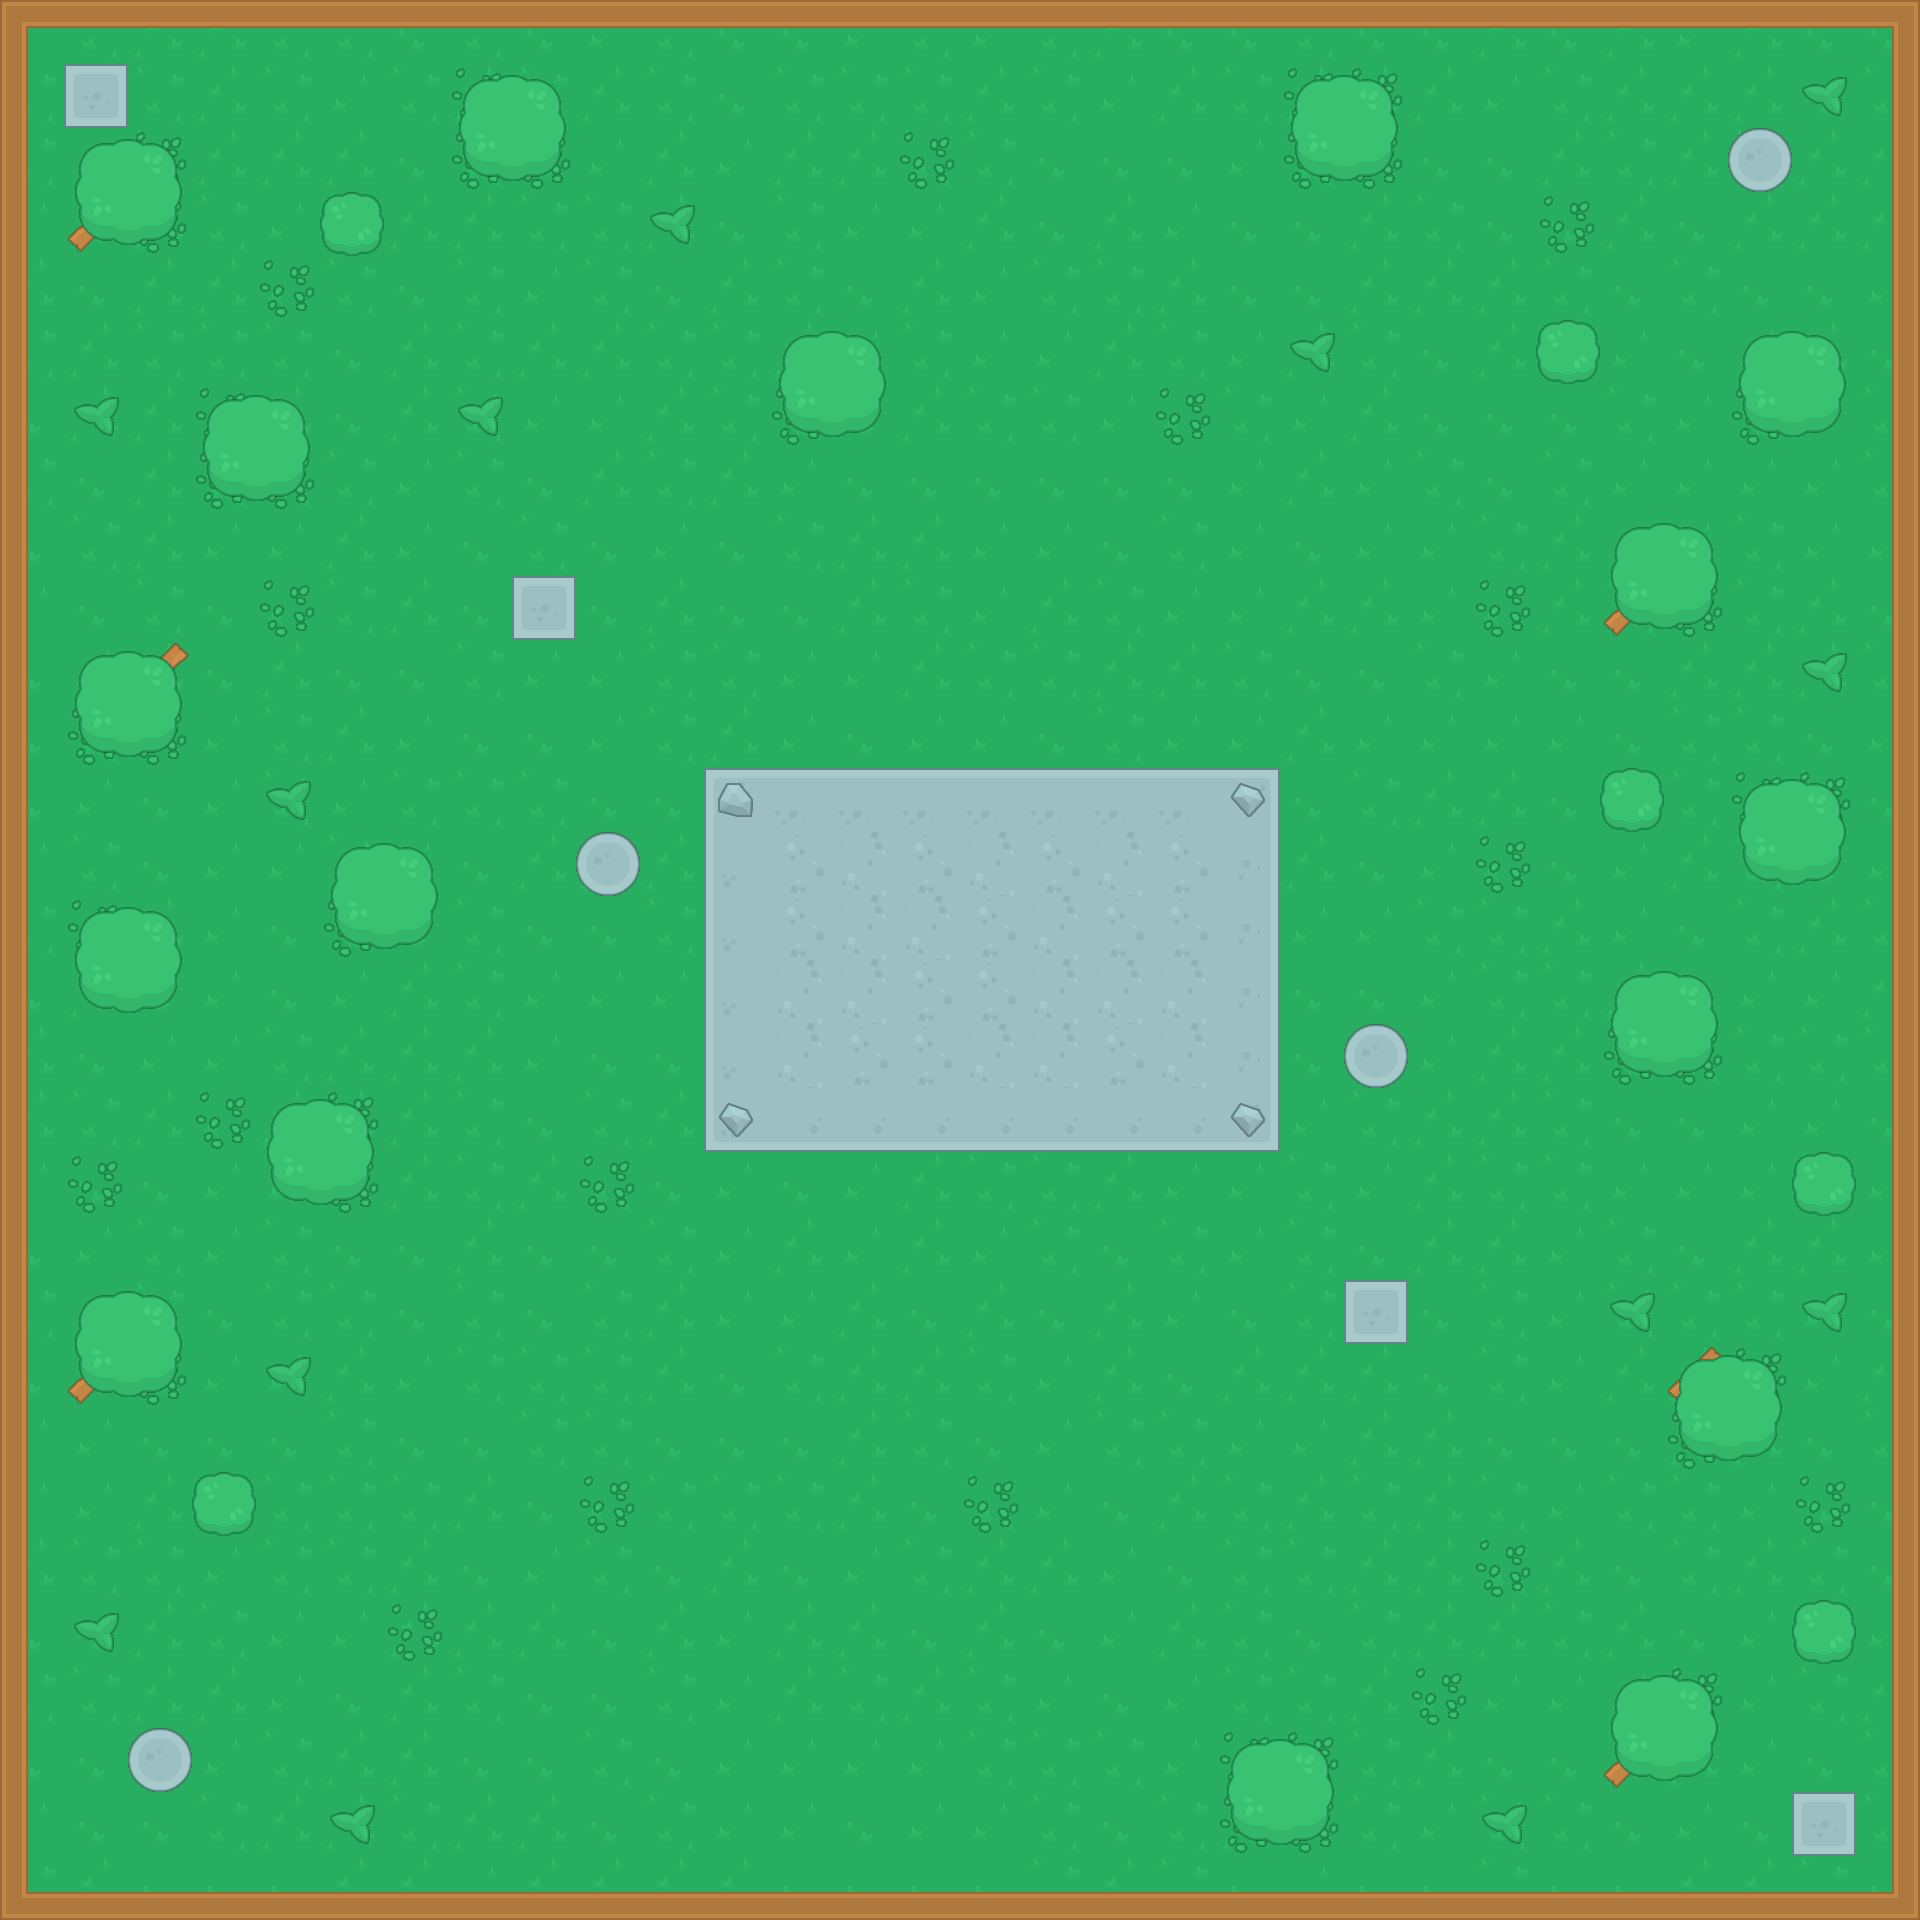

A 2D game scene composited from a Tiled map and its tileset images. What follows is a short description and the map's XML, with each tile layer's data collapsed to a summary:
An orthogonal 30x30 tile map with 64x64 px tiles, 4 tile layers (Background, Details, Buildings, Overlay) and 36 objects (25x Static, 5x Consumable, 4x Weapon, PlayerSpawn, BotSpawn).

<map version="1.0" tiledversion="1.0.3" orientation="orthogonal" renderorder="right-down" width="30" height="30" tilewidth="64" tileheight="64" nextobjectid="137">
 <tileset firstgid="1" source="tilesheet.tsx" />
 <layer name="Background" width="30" height="30">
  <data>[900 cells, 900 non-empty, 14 distinct tile ids]</data>
 </layer>
 <layer name="Details" width="30" height="30">
  <data>[900 cells, 76 non-empty, 5 distinct tile ids]</data>
 </layer>
 <layer name="Buildings" width="30" height="30">
  <data>[900 cells, 120 non-empty, 10 distinct tile ids]</data>
 </layer>
 <layer name="Overlay" width="30" height="30">
  <data>[900 cells, 74 non-empty, 5 distinct tile ids]</data>
 </layer>
 <objectgroup name="Structures">
  <object id="51" type="Static" x="0" y="0" width="26.6667" height="1920" />
  <object id="52" type="Static" x="0" y="0" width="1920" height="28" />
  <object id="53" type="Static" x="1890.67" y="0" width="29.3333" height="1920" />
  <object id="55" type="Static" x="0" y="1890.67" width="1920" height="29.3333" />
  <object id="60" type="Static" x="717.636" y="1101.64" width="37.2727" height="37.0909" />
  <object id="61" type="Static" x="716.545" y="782.545" width="38.7273" height="36.9091" />
  <object id="64" type="Static" x="1228.36" y="780.727" width="37.8182" height="38" />
  <object id="66" type="Static" x="1229.27" y="1099.27" width="36.5455" height="39.6364" />
  <object id="67" type="Static" x="496.182" y="113.636" width="28.8182" height="26.4545" />
  <object id="68" type="Static" x="113.727" y="177" width="30" height="28" />
  <object id="73" type="Static" x="240.091" y="434.182" width="27.3636" height="26.7273" />
  <object id="75" type="Static" x="111" y="690" width="29.5" height="29.5" />
  <object id="76" type="Static" x="370" y="881.5" width="27.5" height="27.5" />
  <object id="77" type="Static" x="113.5" y="945.5" width="30" height="29" />
  <object id="79" type="Static" x="304.667" y="1138" width="29.6667" height="27" />
  <object id="80" type="Static" x="114" y="1329" width="28" height="27" />
  <object id="85" type="Static" x="1267" y="1779.5" width="26" height="24" />
  <object id="89" type="Static" x="1651" y="1716" width="26.5" height="24" />
  <object id="99" type="Static" x="1715.5" y="1396" width="25.5" height="23.5" />
  <object id="101" type="Static" x="1650" y="1011.5" width="28" height="25.5" />
  <object id="102" type="Static" x="1781" y="819" width="24.5" height="24" />
  <object id="105" type="Static" x="1652.5" y="565.5" width="23.5" height="22.5" />
  <object id="106" type="Static" x="1780" y="370.5" width="24.5" height="24" />
  <object id="108" type="Static" x="1332" y="116" width="24" height="23.5" />
  <object id="109" type="Static" x="817.667" y="370.667" width="27.6667" height="25" />
 </objectgroup>
 <objectgroup name="Pickups">
  <object id="14" name="health" type="Consumable" x="522" y="585.5" width="45" height="45">
   <properties>
    <property name="amount" type="int" value="10" />
   </properties>
  </object>
  <object id="23" name="shotgun" type="Weapon" x="137.273" y="1737.09" width="45" height="45">
   <properties>
    <property name="bullets" type="int" value="6" />
    <property name="capacity" type="int" value="16" />
    <property name="cooldown" type="float" value="1" />
    <property name="damage" type="int" value="1" />
    <property name="knockback" type="float" value="8" />
    <property name="speed" type="float" value="30" />
    <property name="spread" type="float" value="18" />
   </properties>
  </object>
  <object id="37" name="health" type="Consumable" x="1353.17" y="1288.83" width="45" height="45">
   <properties>
    <property name="amount" type="int" value="10" />
   </properties>
  </object>
  <object id="115" name="damage" type="Consumable" x="969" y="938.167" width="45" height="45">
   <properties>
    <property name="amount" type="float" value="2" />
   </properties>
  </object>
  <object id="117" name="armor" type="Consumable" x="1800.67" y="1800.67" width="45" height="45">
   <properties>
    <property name="amount" type="int" value="10" />
   </properties>
  </object>
  <object id="118" name="armor" type="Consumable" x="74" y="73.4545" width="43.2727" height="44.7273">
   <properties>
    <property name="amount" type="int" value="10" />
   </properties>
  </object>
  <object id="119" name="rifle" type="Weapon" x="585.273" y="840.909" width="45" height="45">
   <properties>
    <property name="bullets" type="int" value="2" />
    <property name="capacity" type="int" value="30" />
    <property name="cooldown" type="float" value="0.1" />
    <property name="damage" type="int" value="1" />
    <property name="knockback" type="float" value="4" />
    <property name="speed" type="float" value="60" />
    <property name="spread" type="float" value="8" />
   </properties>
  </object>
  <object id="120" name="sniper" type="Weapon" x="1353.64" y="1034" width="45" height="45">
   <properties>
    <property name="bullets" type="int" value="2" />
    <property name="capacity" type="int" value="4" />
    <property name="cooldown" type="float" value="2" />
    <property name="damage" type="int" value="3" />
    <property name="knockback" type="float" value="12" />
    <property name="speed" type="float" value="120" />
    <property name="spread" type="float" value="1" />
   </properties>
  </object>
  <object id="121" name="shotgun" type="Weapon" x="1737.5" y="137.5" width="45" height="45">
   <properties>
    <property name="bullets" type="int" value="6" />
    <property name="capacity" type="int" value="16" />
    <property name="cooldown" type="float" value="1" />
    <property name="damage" type="int" value="1" />
    <property name="knockback" type="float" value="8" />
    <property name="speed" type="float" value="30" />
    <property name="spread" type="float" value="18" />
   </properties>
  </object>
 </objectgroup>
 <objectgroup name="Spawns">
  <object id="30" name="PlayerSpawn" type="PlayerSpawn" x="768" y="1792" width="64" height="64">
   <properties>
    <property name="health" type="int" value="10" />
   </properties>
  </object>
  <object id="35" name="BotSpawn" type="BotSpawn" x="1088" y="64" width="64" height="64">
   <properties>
    <property name="health" type="int" value="10" />
   </properties>
  </object>
 </objectgroup>
</map>